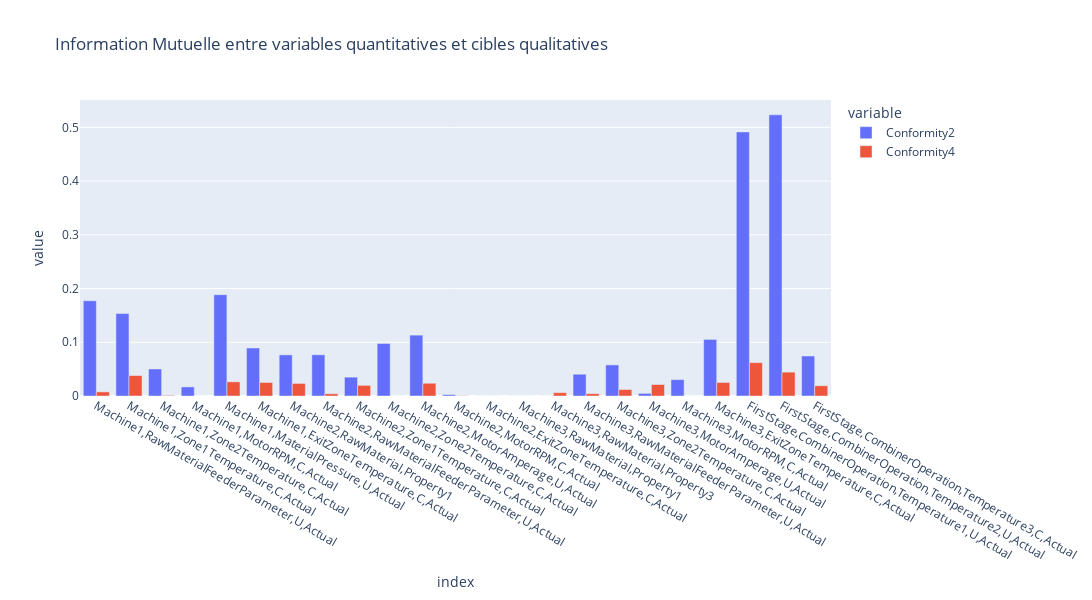

Source (notebook cell):
### Code cell
from sklearn.feature_selection import mutual_info_classif

mutual_info_scores = pd.DataFrame(index=numerical, columns=categorical)

for col_target in categorical:
    y = data_filtre[col_target]
    X = data_filtre[numerical]
    
    # Calcul de l'information mutuelle
    mi = mutual_info_classif(X, y, discrete_features=False, random_state=42)
    
    mutual_info_scores[col_target] = mi

# Afficher les scores
mutual_info_scores = mutual_info_scores.astype(float)
print(mutual_info_scores.sort_values(by=categorical[0], ascending=False))

fig = px.bar(mutual_info_scores.reset_index().melt(id_vars='index'),width=1200, height=600, x='index', y='value', color='variable', barmode='group', title="Information Mutuelle entre variables quantitatives et cibles qualitatives")
fig.show()

### Figure 1 — Plotly figure (JSON) as saved in the notebook; plotly's stock layout.template omitted (floating-point values rounded to 4 significant figures)
{"data": [{"alignmentgroup": "True", "hovertemplate": "variable=Conformity2<br>index=%{x}<br>value=%{y}<extra></extra>", "legendgroup": "Conformity2", "marker": {"color": "#636efa", "pattern": {"shape": ""}}, "name": "Conformity2", "offsetgroup": "Conformity2", "orientation": "v", "showlegend": true, "textposition": "auto", "type": "bar", "x": ["Machine1,RawMaterialFeederParameter,U,Actual", "Machine1,Zone1Temperature,C,Actual", "Machine1,Zone2Temperature,C,Actual", "Machine1,MotorRPM,C,Actual", "Machine1,MaterialPressure,U,Actual", "Machine1,ExitZoneTemperature,C,Actual", "Machine2,RawMaterial,Property1", "Machine2,RawMaterialFeederParameter,U,Actual", "Machine2,Zone1Temperature,C,Actual", "Machine2,Zone2Temperature,C,Actual", "Machine2,MotorAmperage,U,Actual", "Machine2,MotorRPM,C,Actual", "Machine2,ExitZoneTemperature,C,Actual", "Machine3,RawMaterial,Property1", "Machine3,RawMaterial,Property3", "Machine3,RawMaterialFeederParameter,U,Actual", "Machine3,Zone2Temperature,C,Actual", "Machine3,MotorAmperage,U,Actual", "Machine3,MotorRPM,C,Actual", "Machine3,ExitZoneTemperature,C,Actual", "FirstStage,CombinerOperation,Temperature1,U,Actual", "FirstStage,CombinerOperation,Temperature2,U,Actual", "FirstStage,CombinerOperation,Temperature3,C,Actual"], "xaxis": "x", "y": [0.1773, 0.1535, 0.05028, 0.01687, 0.1886, 0.08934, 0.07653, 0.07669, 0.03508, 0.09782, 0.1133, 0.002513, 0.0, 0.0, 0.0, 0.04055, 0.05788, 0.004844, 0.0305, 0.1053, 0.4915, 0.5234, 0.07446], "yaxis": "y"}, {"alignmentgroup": "True", "hovertemplate": "variable=Conformity4<br>index=%{x}<br>value=%{y}<extra></extra>", "legendgroup": "Conformity4", "marker": {"color": "#EF553B", "pattern": {"shape": ""}}, "name": "Conformity4", "offsetgroup": "Conformity4", "orientation": "v", "showlegend": true, "textposition": "auto", "type": "bar", "x": ["Machine1,RawMaterialFeederParameter,U,Actual", "Machine1,Zone1Temperature,C,Actual", "Machine1,Zone2Temperature,C,Actual", "Machine1,MotorRPM,C,Actual", "Machine1,MaterialPressure,U,Actual", "Machine1,ExitZoneTemperature,C,Actual", "Machine2,RawMaterial,Property1", "Machine2,RawMaterialFeederParameter,U,Actual", "Machine2,Zone1Temperature,C,Actual", "Machine2,Zone2Temperature,C,Actual", "Machine2,MotorAmperage,U,Actual", "Machine2,MotorRPM,C,Actual", "Machine2,ExitZoneTemperature,C,Actual", "Machine3,RawMaterial,Property1", "Machine3,RawMaterial,Property3", "Machine3,RawMaterialFeederParameter,U,Actual", "Machine3,Zone2Temperature,C,Actual", "Machine3,MotorAmperage,U,Actual", "Machine3,MotorRPM,C,Actual", "Machine3,ExitZoneTemperature,C,Actual", "FirstStage,CombinerOperation,Temperature1,U,Actual", "FirstStage,CombinerOperation,Temperature2,U,Actual", "FirstStage,CombinerOperation,Temperature3,C,Actual"], "xaxis": "x", "y": [0.007707, 0.03804, 0.001125, 0.0, 0.02637, 0.02516, 0.02336, 0.004161, 0.01977, 0.0, 0.0237, 0.0004038, 0.0, 0.0, 0.006175, 0.004325, 0.01203, 0.02138, 0.0, 0.0252, 0.06202, 0.04441, 0.01909], "yaxis": "y"}], "layout": {"barmode": "group", "height": 600, "legend": {"title": {"text": "variable"}, "tracegroupgap": 0}, "title": {"text": "Information Mutuelle entre variables quantitatives et cibles qualitatives"}, "width": 1200, "xaxis": {"anchor": "y", "domain": [0, 1], "title": {"text": "index"}}, "yaxis": {"anchor": "x", "domain": [0, 1], "title": {"text": "value"}}}}
